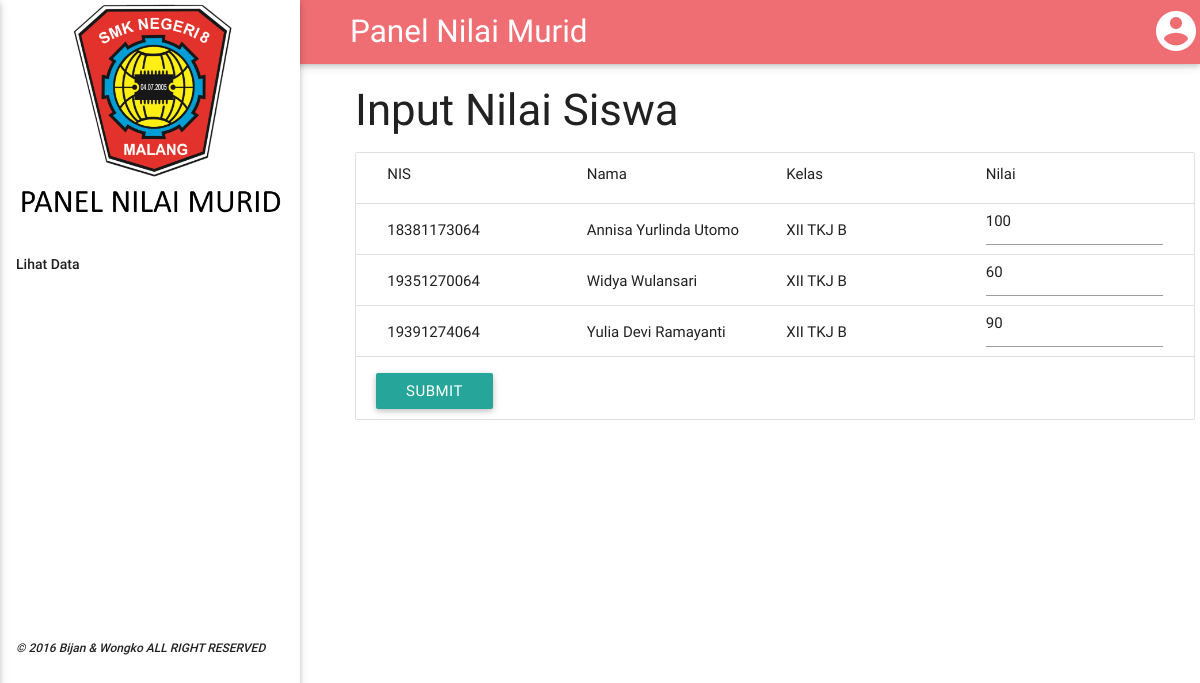
Screenshot of /input data.php?mapel=produktif_kj (signed in) with the database file from the repository.
### tables this page shows
CREATE TABLE IF NOT EXISTS `tabel_nilai` (
  `nis` varchar(11) NOT NULL,
  `nama` varchar(255) NOT NULL,
  `kelas` varchar(10) NOT NULL,
  `produktif_kj` int(3) NOT NULL,
  `produktif_soj` int(3) NOT NULL,
  `produktif_jn` int(3) NOT NULL,
  `wajib_mat` int(3) NOT NULL,
  `wajib_bi` int(3) NOT NULL,
  `wajib_bing` int(3) NOT NULL,
  `mulok_bd` int(3) NOT NULL
);

### input data.php (the view, shortened to what this page needs)
<html>
<head>
	<link rel="stylesheet" type="text/css" href="conf/css/materialize.min.css"/>
</head>
<body>
<nav>
	<div class="top-nav fixed">
		<a href="panel.php" class="brand-logo bjn hide-on-med-and-down" >Panel Nilai Murid</a>
		<div class="show-on-large-only hide-on-med-and-down">
		<a href="#" class="right ava dropdown-button" data-activates="bjndropdown"><img src="ava.png"></a>
		</div>
</div>
	<div class="side-nav fixed">
	<ul class="left hide-on-med-and-down">
			<li class="nan"><img src="logo1.png" class="img-responsive" height="240px"></li>
			<li>&nbsp;</li>
			<li>&nbsp;</li>
			<li>&nbsp;</li>
			<li class="nun"><a href="lihat%20data.php">Lihat Data</a></li>
			<li>&nbsp;</li>
			<li>&nbsp;</li>
			<li>&nbsp;</li>
			<li>&nbsp;</li>
			<li>&nbsp;</li>
			<li>&nbsp;</li>
				<li>&nbsp;</li>
			<li class="nen"><a href="#!"><em>&copy; 2016 Bijan & Wongko ALL RIGHT RESERVED</em></a></li>
		</ul>
	</div>
	</nav>
	<div class="container bijan show-on-large-and-med-only hide-on-med-and-down">
		<h3 align="left">Input Nilai Siswa</h3>
		<ul class="collection">
			<li class="collection-item">
				<div class="row wong">
					<div class="col s3 m3 l3">
						NIS
					</div>
					<div class="col s3 m3 l3">
						Nama
					</div>
					<div class="col s3 m3 l3">
						Kelas
					</div>
					<div class="col s3 m3 l3">
						Nilai
					</div>
				</div>
			</li>
			<form action="nilai.php?mapel=<?php echo $_GET['mapel']?>" method="post">
						<?php
$query = mysql_query("SELECT * FROM tabel_nilai order by nis asc");
			$i=0;
			while($row=mysql_fetch_array($query)){
			echo "<li class=\"collection-item\">";
				echo "<div class=\"row wong\">";
					echo "<div class=\"col s3 m3 l3 ko\">";
						echo $row['nis'];
					echo "</div>";
					echo "<div class=\"col s3 m3 l3 ko\">";
						echo $row['nama'];
					echo "</div>";
					echo "<div class=\"col s3 m3 l3 ko\">";
						echo $row['kelas'];
					echo "</div>";
					$var= $_GET['mapel'];
					echo "<div class=\"col s3 m3 l3\">";
					echo "<input type=\"text\" placeholder=\"nilai\" name='nilai[$i]' value='".$row[$var]."' />";
					echo "</div>";
				echo "</div>";
			echo "</li>";
++$i;
		};
			?>
			<div class="bjnbtn left">
			<li class="collection-item">
				<input type="submit" value="submit" class="btn ko">
			</li>
			</div>
			</form>
		</ul>
	</div>
</body>
</html>

### input data.php (style rules this page uses)
.bjn { margin-left: 350px; }
.bijan { margin:0 355px !important; }
.row { margin-top:4%; }
.ava { padding-top: 7px; }
.nun { width:300px; }
.wong { height:30px !important; margin:0px !important; }
input { margin-top: -15px !important; }
.ko { margin-top: 5px; }
.bjnbtn { margin-top:10px; }
.nan { height: 96px; }
em { font-size: 12px; }
.nen { height: 38px; }

### rows the page displays
tabel_nilai: nis "18381173064", nama "Annisa Yurlinda Utomo", kelas "XII TKJ B", produktif_kj "100"
tabel_nilai: nis "19351270064", nama "Widya Wulansari", kelas "XII TKJ B", produktif_kj "60"
tabel_nilai: nis "19391274064", nama "Yulia Devi Ramayanti", kelas "XII TKJ B", produktif_kj "90"
